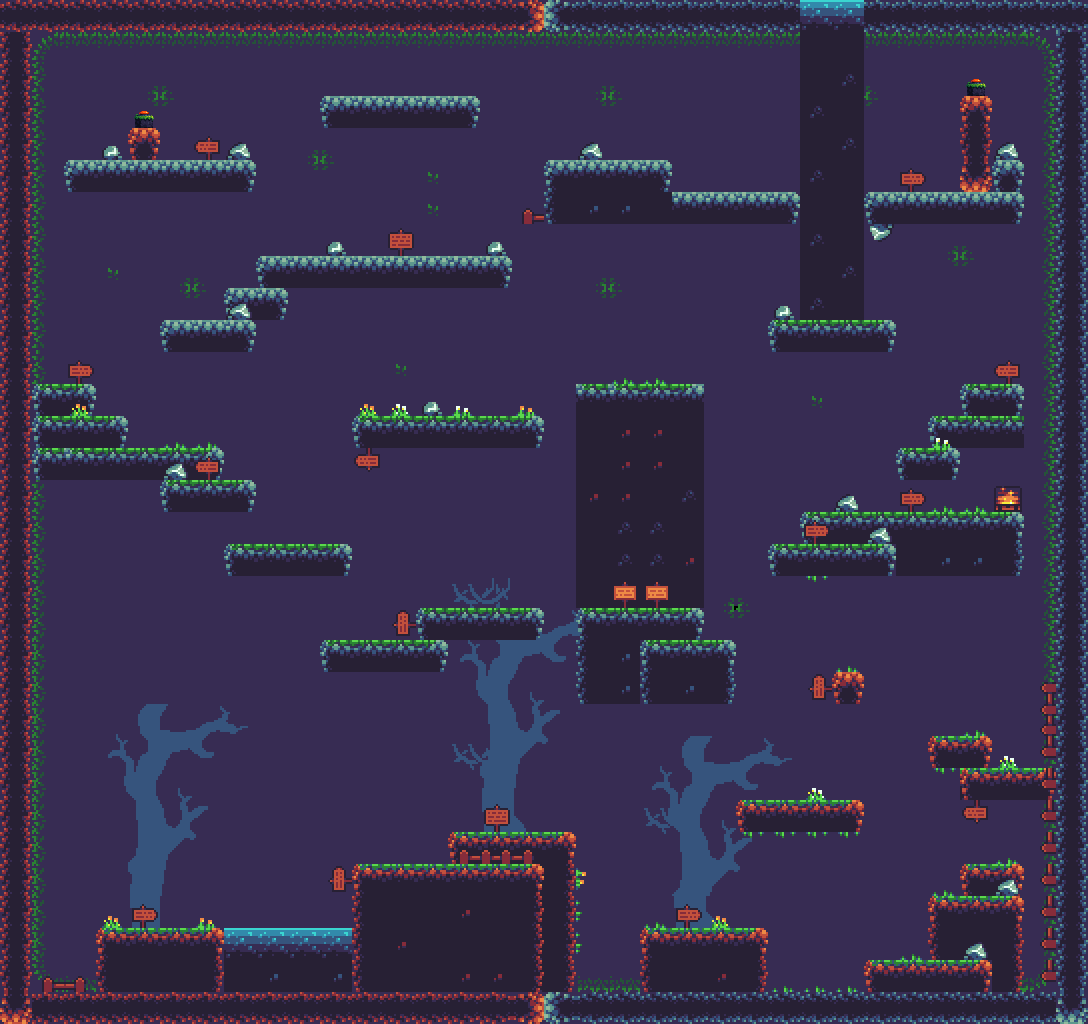

The image is a tile-based game level rendered from a .tmx file. Its description and source (layers, tilesets, objects; grid data summarised) follow:
An orthogonal 34x32 tile map with 32x32 px tiles, 4 tile layers (bg 3, actual background, platforms, Background), 2 tilesets.

<map version="1.10" tiledversion="1.11.2" orientation="orthogonal" renderorder="right-down" width="34" height="32" tilewidth="32" tileheight="32" infinite="0" nextlayerid="17" nextobjectid="115">
 <tileset firstgid="1" source="sheet_32x32.tsx" />
 <tileset firstgid="137" source="buttonbutton_32x32.tsx" />
 <layer id="12" name="bg 3" width="34" height="32">
  <data>[1088 cells, 10 non-empty, 6 distinct tile ids]</data>
 </layer>
 <layer id="13" name="actual background" width="34" height="32">
  <data>[1088 cells, 1088 non-empty, 6 distinct tile ids]</data>
 </layer>
 <layer id="4" name="platforms" width="34" height="32">
  <data>[1088 cells, 336 non-empty, 70 distinct tile ids]</data>
 </layer>
 <layer id="11" name="Background" width="34" height="32">
  <data>[1088 cells, 545 non-empty, 53 distinct tile ids]</data>
 </layer>
</map>
